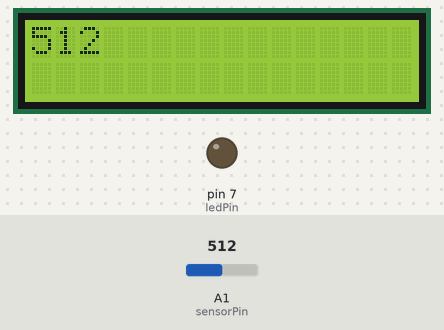
Bench run of a sketch on a simulated Arduino Uno, built with avr-gcc and run on an emulated ATmega328P. On the bench: 16×2 character LCD, output pins drawn as LEDs (lit = HIGH). Dashed ring = blinking. The test bench sets the inputs (shaded band); at power-on: A1 (sensorPin) = 512. What the sketch prints to the serial monitor is not drawn.

Above: at 3.2 s.
3.3 s: A1 (sensorPin) set to 107
At 4.5 s:
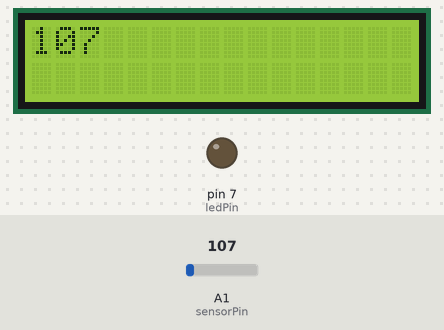
4.8 s: A1 (sensorPin) set to 95
At 6.1 s:
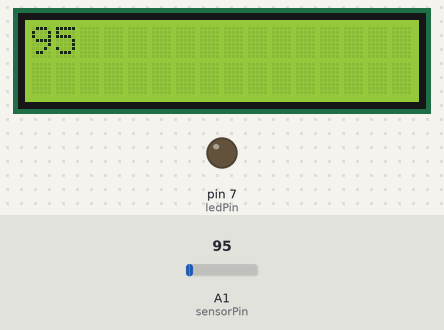
6.4 s: A1 (sensorPin) set to 11
At 7.6 s:
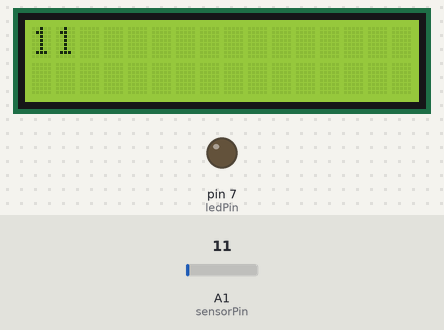
8.0 s: A1 (sensorPin) set to 8
At 8.8 s:
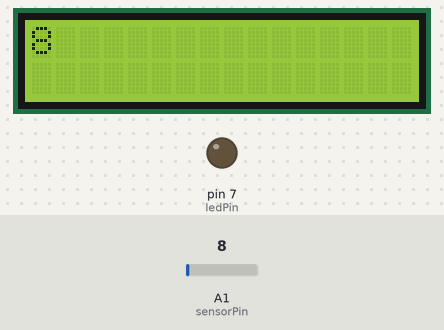
9.5 s: A1 (sensorPin) set to 502
At 10.0 s:
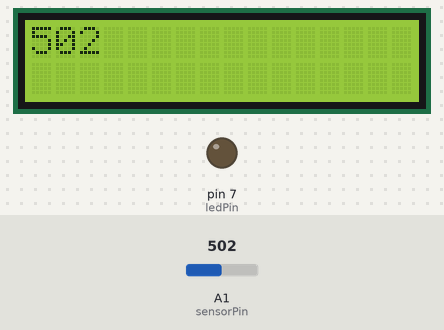
11.1 s: A1 (sensorPin) set to 529
At 11.41 s:
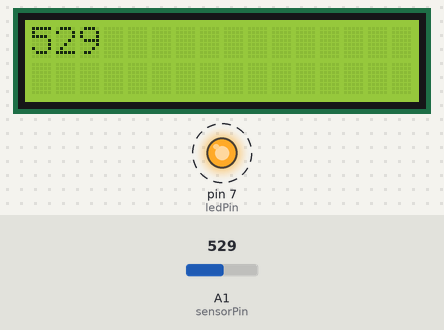
Timing chart, 0 to 15.0 s (numbered marks = the images above; inputs shaded):
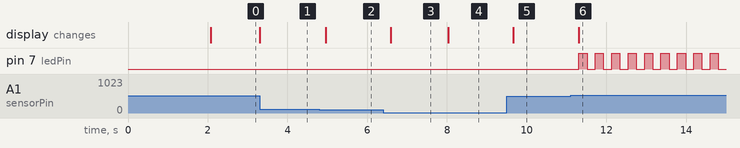

Measured:
- the behaviour switches between 100 and 99 on A1 (sensorPin) (found by bisection; images 1 and 2)
- the behaviour switches between 10 and 9 on A1 (sensorPin) (found by bisection; images 3 and 4)
- the behaviour switches between 512 and 513 on A1 (sensorPin) (found by bisection; images 5 and 6)
- after the input at 3.3 s, the display: changes at once (image 1)
- after the input at 4.8 s, the display: changes after 0.15 s (image 2)
- after the input at 6.4 s, the display: changes after 0.19 s (image 3)
- after the input at 8.0 s, the display: changes at once (image 4)
- after the input at 9.5 s, the display: changes after 0.16 s (image 5)
- after the input at 11.1 s, pin 7 (ledPin): alternates HIGH for 0.21 s and LOW for 0.21 s, starting after 0.21 s; the display: changes after 0.21 s (image 6)

The sketch:

sensor-suara-3.ino
```cpp
#include <LiquidCrystal_I2C.h>
LiquidCrystal_I2C lcd(0x27,16,2);

const int sensorPin = A1;    // Pin analog untuk sensor KY-038
const int ledPin = 7;      // Pin digital untuk LED
const int threshold = 512;  // Ambang batas untuk menghidupkan/mematikan LED

bool isSoundDetected = false;  // Variabel untuk melacak deteksi suara
unsigned long lastSoundTime = 0;  // Waktu terakhir deteksi suara

void setup() {
  pinMode(ledPin, OUTPUT);
  Serial.begin(9600);
  lcd.init();
  lcd.setBacklight(HIGH);
  lcd.clear();
  delay(2000);
}

void loop() {
  int sensorValue = analogRead(sensorPin);  // Membaca nilai analog dari sensor
  Serial.println(sensorValue);              // Menampilkan nilai sensor di Serial Monitor
  lcd.setCursor(0, 0);
  lcd.println(sensorValue);
  if (sensorValue > threshold) {
    if (!isSoundDetected) {
      isSoundDetected = true;
      lastSoundTime = millis();  // Menyimpan waktu terakhir deteksi suara
      Serial.println("=> lampu hidup");
      lcd.setCursor(0, 1);
    }
    digitalWrite(ledPin, !digitalRead(ledPin));// Menghidupkan/mematikan LED saat suara terdeteksi
  } else {
    if (isSoundDetected && (millis() - lastSoundTime >= 2000)) {
      isSoundDetected = false;
    }
  }
  delay(200);
}
```
